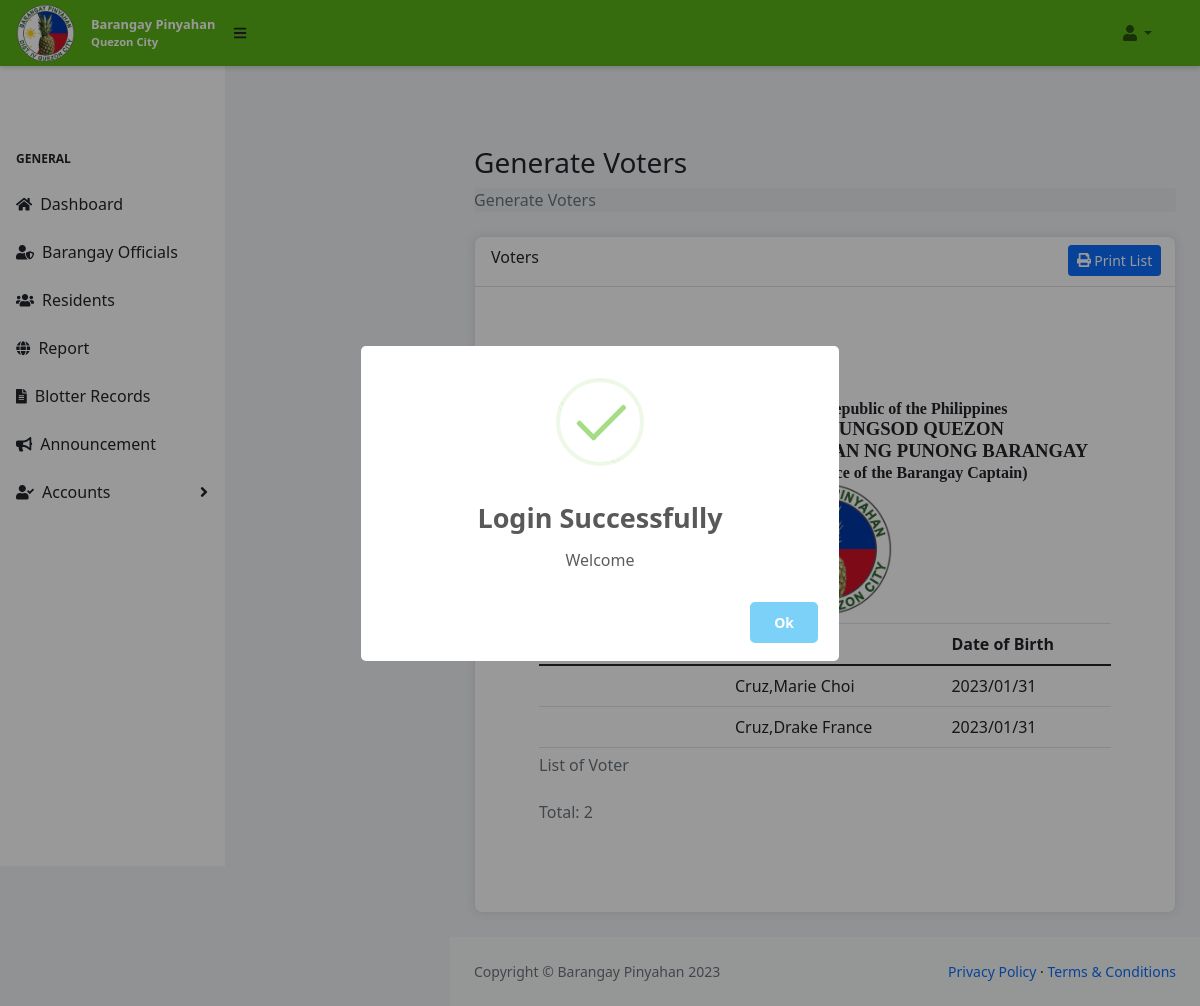
Screenshot of /residents/generate_voter (signed in) with the database file from the repository.
### tables this page shows
CREATE TABLE `resident` (
  `id` int(11) NOT NULL,
  `last_name` varchar(255) NOT NULL,
  `first_name` varchar(255) NOT NULL,
  `middle_name` varchar(255) NOT NULL,
  `suffix` varchar(255) NOT NULL,
  `gender` varchar(255) NOT NULL,
  `birth_date` date NOT NULL,
  `birth_place` varchar(255) NOT NULL,
  `civil_status` varchar(255) NOT NULL,
  `nationality` varchar(255) NOT NULL,
  `religion` varchar(255) NOT NULL,
  `occupation` varchar(255) NOT NULL,
  `contact_number` varchar(255) NOT NULL,
  `pwd` varchar(255) NOT NULL,
  `pwd_id` varchar(255) NOT NULL,
  `family_monthly_income` int(11) NOT NULL,
  `indigent` varchar(255) NOT NULL,
  `solo_parent` varchar(255) NOT NULL,
  `solo_parent_id` varchar(255) NOT NULL,
  `voter` varchar(255) NOT NULL,
  `pantawid_pamilya` varchar(255) NOT NULL,
  `purok` varchar(255) NOT NULL,
  `house_no` varchar(255) NOT NULL,
  `street` varchar(255) NOT NULL,
  `to_contact_fullname` varchar(255) NOT NULL,
  `to_contact_relationship` varchar(255) NOT NULL,
  `to_contact_number` varchar(255) NOT NULL,
  `to_contact_address` varchar(255) NOT NULL,
  `national_id_no` varchar(255) NOT NULL,
  `philhealth_no` varchar(255) NOT NULL,
  `sss_no` varchar(255) NOT NULL,
  `pagibig_no` varchar(255) NOT NULL,
  `tin_no` varchar(255) NOT NULL,
  `voter_id_no` varchar(255) NOT NULL,
  `covid_status` varchar(255) NOT NULL,
  `vaccinated` varchar(255) NOT NULL,
  `date_registered` datetime NOT NULL,
  `date_death` date NOT NULL,
  `status` varchar(255) NOT NULL,
  `profile_pic` varchar(255) NOT NULL,
  `added_by` varchar(255) NOT NULL,
  `updated_by` varchar(255) NOT NULL
);

### app/controllers/Residents.php (called while the page is built, shortened)
<?php
class Residents extends Controller {
    public function __construct() {
        $this->residentModel = $this->model('Resident');
        $this->adminModel = $this->model('Admin');
    }
    public function generate_voter(){
        $residents = $this->residentModel->findAllVoterOrderByName();
        $details = $this->adminModel->getBrgyDetail();
        $totalVoter = $this->adminModel->countVoters();
        $data = [
            'residents' => $residents,
            'detail' => $details,
            'totalVoter' => $totalVoter,
        ];
        $this->view('residents/generate_voter', $data);
    }
}

### app/libraries/Core.php (called while the page is built, shortened)
<?php
 class Core {
     protected $currentMethod = 'index';
    public function __construct(){
        $url = $this->getUrl();
        if (isset($url[0])) {
            if(file_exists('../app/controllers/' . ucwords($url[0]) . '.php')){
                unset($url[0]);
            }
        }
        $this->currentController = new $this->currentController;
        if(isset($url[1])){
            if(method_exists($this->currentController, $url[1])){
                $this->currentMethod = $url[1];
                unset($url[1]);
            }
        }
        $this->params = $url ? array_values($url) : [];
        call_user_func_array([$this->currentController, $this->currentMethod], $this->params);
    }
     public function getUrl(){
         if(isset($_GET['url'])){
             $url = rtrim($_GET['url'], '/');
             $url = filter_var($url, FILTER_SANITIZE_URL);
             $url = explode('/', $url);
             return $url;
         }
     }
}

### app/require.php (called while the page is built, shortened)
<?php
    require_once 'libraries/Core.php';
    require_once 'libraries/Controller.php';
    require_once 'libraries/Database.php';
    $init = new Core();

### public/index.php (called while the page is built)
<?php
    require_once '../app/require.php';

### app/libraries/Database.php (called while the page is built, shortened)
<?php
class Database {
     private $dbHost = DB_HOST;
     private $dbUser = DB_USER;
     private $dbPass = DB_PASS;
     private $dbName = DB_NAME;
     private $statement;
     private $dbHandler;
     public function __construct() {
        $conn = 'mysql:host=' . $this->dbHost . ';port=330;dbname=' . $this->dbName;
        $options = array(
            PDO::ATTR_PERSISTENT => true,
            PDO::ATTR_ERRMODE => PDO::ERRMODE_EXCEPTION
        );
        try {
            $this->dbHandler = new PDO($conn, $this->dbUser, $this->dbPass, $options);
        } catch(PDOException $e){
            $this->error = $e->getMessage();
            echo $this->error;
        }
     }
     public function query($sql) {
         $this->statement = $this->dbHandler->prepare($sql);
     }
     public function bind($parameter, $value, $type = null) {
        switch (is_null($type)) {
            default:
                $type = PDO::PARAM_STR;
        }
        $this->statement->bindValue($parameter, $value, $type);
     }
     public function execute() {
        return $this->statement->execute();
     }
     public function resultSet() {
        $this->execute();
        return $this->statement->fetchAll(PDO::FETCH_OBJ);
     }
}

### app/models/Resident.php (called while the page is built, shortened)
<?php
class Resident {
    private $db;
    public function __construct(){
        $this->db = new Database;
    }
    public function findAllVoterOrderByName() {
        $this->db->query('SELECT * FROM resident WHERE status = :status AND voter = :voter ORDER BY last_name ASC');
        $this->db->bind(':status', 'Alive');
        $this->db->bind(':voter', 'Yes');
        $results = $this->db->resultSet();
        return $results;
    }
}

### app/views/residents/generate_voter.php (the view, shortened to what this page needs)
<?php
    require APPROOT . '/views/includes/head.php';
?>
<?php
    if($_SESSION['account_type'] == 1){
        require APPROOT . '/views/includes/admin/navigation.php';
    }
?>
<div id="layoutSidenav_content">
                <main>
                    <div class="container-fluid px-4">
                            <h3 class="mt-4">Generate Voters</h3>
                                <ol class="breadcrumb mb-4">
                                    <li class="breadcrumb-item active">Generate Voters</li>
                                </ol>
                                <div class="page-inner">
                                    <div class="row mt--2">
                                        <div class="col-md-12">
                                            <div class="card mb-4">
                                                <div class="card-header">
                                                    <div class="row">
                                                        <div class="col-6 col-md-10">
                                                            Voters
                                                        </div>
                                                        <div class="col-6 col-md-2  d-grid gap-2">
                                                            <button class="btn btn-primary btn-sm" onclick="printDiv('printThis')">
                                                            <i class="fa fa-print"></i>
                                                            Print List
                                                            </button>
                                                        </div>
                                                    </div>
                                                </div>
                                                <div class="card-body m-5" id="printThis">
                                                    <div class="d-flex flex-wrap justify-content-around">
                                                        <div class="text-center">
                                                        </div>
                                                        <div id="cert-head" class="text-center mt-5">
                                                            <h3 class="mb-0">Republic of the Philippines</h3>
                                                            <h1 class="fw-bold mb-0">LUNGSOD QUEZON</h1>
                                                            <h1 class="fw-bold mb-0">TANGGAPAN NG PUNONG BARANGAY </h1>
                                                            <h3 class="mb-0">(Office of the Barangay Captain)</i></h3>
                                                        </div>
                                                        <div class="text-center">
                                                        </div>
                                                    </div>
                                                    <table class="table caption-top mt-2">
                                                        <caption><h6>List of Voter</h6></caption>
                                                        <caption>Total: <?php echo $data['totalVoter'] ?></caption>
                                                        <thead>
                                                            <tr>
                                                                <th>Household No.</th>
                                                                <th>Name</th>
                                                                <th>Date of Birth</th>
                                                            </tr>
                                                        </thead>
                                                        <tbody>
                                                        <?php foreach ($data['residents'] as $resident):?>
                                                            <tr>
                                                                <td><?php echo $resident->house_no;?></td>
                                                                <td><?php echo $resident->last_name . ',' . $resident->first_name . ' ' .$resident->middle_name. ' ' . $resident->suffix; ?></td>
                                                                <td><?php echo date('Y/m/d', strtotime($resident->date_registered))?></td>
                                                            </tr>
                                                        <?php endforeach; ?>
                                                        </tbody>
                                                    </table>
                                                </div>
                                            </div>
                                        </div>
                                    </div>
                                </div>
                    </div>
                </main>
<?php
    require APPROOT . '/views/includes/footer.php';
?>

### public/css/main.css (style rules this page uses)
* { padding: 0; margin: 0; box-sizing: border-box; }
body { background: #f0f2f5; }
.card { border: 0; box-shadow: 0px 0px 10px 0px rgba(82, 63, 105, 0.1); -webkit-box-shadow: 0px 0px 10px 0px rgba(82, 63, 105, 0.1); -moz-box-shadow: 0px 0px 10px 0px rgba(82, 63, 105, 0.1); -ms-box-shadow: 0px 0px 10px 0px rgba(82, 63, 105, 0.1); }
.card { position: relative; display: flex; flex-direction: column; min-width: 0; word-wrap: break-word; background-color: #ffffff; background-clip: border-box; border: 1px solid #e6e4e9; border-radius: 8px; }
.card .card-header { background: none; font-weight: 500; align-items: center; min-height: 50px; }
.card-header:first-child { border-radius: calc(8px - 1px) calc(8px - 1px) 0 0; }
#cert-head h3 { font-family: 'Old English Text MT'; font-weight: bold; font-size: 12pt; }
#cert-head h1 { font-family: Garamond; font-weight: bold; font-size: 14pt; }

### rows the page displays
resident: last_name "Cruz", first_name "Marie", middle_name "Choi", date_registered "2023/01/31"
resident: last_name "Cruz", first_name "Drake", middle_name "France", date_registered "2023/01/31"

### other values shown
$data['totalVoter'] "2"
